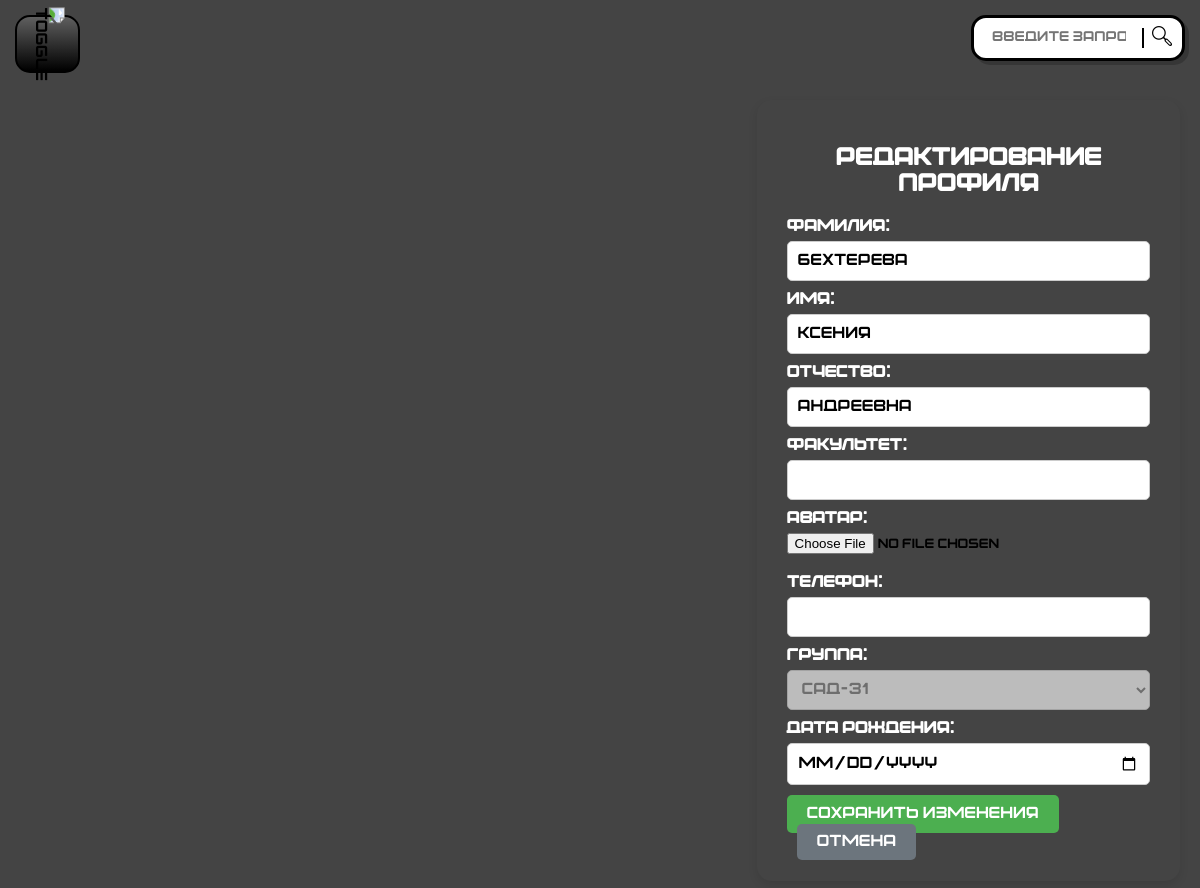
Page /profile/edit-profile/ (signed in) on the committed database.
### apps/Accounts/models.py (models this page shows, shortened)
class Student(models.Model):
    user = models.OneToOneField(
        User,
        on_delete=models.CASCADE,
        related_name="student_profile",
        verbose_name="Пользователь",
    )
    group = models.ForeignKey(
        Groups,
        on_delete=models.SET_NULL,
        null=True,
        blank=True,
        related_name="students",
        verbose_name="Группа",
    )
    student_id = models.CharField(
        max_length=20,
        unique=True,
        verbose_name="Номер зачетки",
    )
    is_curator = models.BooleanField(
        default=False,
        verbose_name="Староста/Куратор",
        help_text="Отмечайте, если студент является старостой или куратором группы.",
    )
    surname = models.CharField(max_length=100, blank=True, verbose_name="Фамилия")
    name = models.CharField(max_length=100, blank=True, verbose_name="Имя")
    patronymic = models.CharField(max_length=100, blank=True, verbose_name="Отчество")
    faculty = models.CharField(max_length=100, blank=True, verbose_name="Факультет")
    avatar = models.ImageField(upload_to="student_avatars/", blank=True, null=True, verbose_name="Аватар")
    phone = models.CharField(max_length=20, blank=True, verbose_name="Телефон")
    birthday = models.DateField(blank=True, null=True, verbose_name="Дата рождения")
    class Meta:
        db_table = "students"
        verbose_name = "Студент"
        verbose_name_plural = "Студенты"

### apps/Profile/views.py (the view)
# urls.py: path("edit-profile/", views.edit_profile, name="edit_profile"),
@login_required
def edit_profile(request):
    student = get_object_or_404(Student, user=request.user)
    if request.method == "POST":
        form = EditProfileStudent(request.POST, request.FILES, instance=student)
        if form.is_valid():
            form.save()
            return redirect("profile")
    else:
        form = EditProfileStudent(instance=student)
    return render(request, "edit_profile.html", {"form": form})

### apps/Profile/forms.py
class EditProfileStudent(forms.ModelForm):
    class Meta:
        model = Student
        fields = ['surname', 'name', 'patronymic', 'faculty',
                  'avatar', 'phone', 'group', 'birthday']
        widgets = {
            'birthday': forms.DateInput(attrs={'type': 'date'}),
            'group': forms.Select(attrs={'disabled': True}),
        }
    def __init__(self, *args, **kwargs):
        super().__init__(*args, **kwargs)
        if "group" in self.fields:
            self.fields["group"].disabled = True
            self.fields["group"].required = False

### apps/Shedule/models.py (called while the page is built)
    def __str__(self):
        return self.name

    def __str__(self):
        return f"{self.name}-{self.course}"

### apps/Profile/templates/edit_profile.html (shortened to what this page needs)
{% extends "base.html" %}
{% load static %}
{% block content %}
<link rel="stylesheet" href="{% static 'edit_profile.css' %}">
<div class="edit-profile-container">
    <h1>Редактирование профиля</h1>
    <form method="POST" enctype="multipart/form-data">
        {{ form.surname.label_tag }}
        {{ form.surname }}
        {{ form.name.label_tag }}
        {{ form.name }}
        {{ form.patronymic.label_tag }}
        {{ form.patronymic }}
        {{ form.faculty.label_tag }}
        {{ form.faculty }}
        {{ form.avatar.label_tag }}
        <input type="file" name="avatar" accept="image/*" id="id_avatar">
        {{ form.phone.label_tag }}
        {{ form.phone }}
        {{ form.group.label_tag }}
        {{ form.group }}
        {{ form.birthday.label_tag }}
        {{ form.birthday }}
        <button type="submit" class="save-button">Сохранить изменения</button>
        <a href="{% url 'profile' %}" class="cancel-button">Отмена</a>
    </form>
</div>
{% endblock %}

### static/base.css (style rules this page uses)
* { font-family: 'BOWLER-Regular', sans-serif; box-sizing: border-box; -webkit-tap-highlight-color: transparent; }
html, body { margin: 0; padding: 0; min-height: 100vh; background-color: #444; overflow-x: hidden; }

### apps/Profile/static/edit_profile.css (style rules this page uses)
.edit-profile-container { display: flex; justify-content: right; flex-direction: column; padding: 30px; border-radius: 15px; box-shadow: 0 4px 10px rgba(0, 0, 0, 0.1); max-width: 36.5%; width: 100%; margin-left: auto; margin-top: 0px; }
.edit-profile-container h1 { font-size: 24px; margin-bottom: 20px; color: #ffffff; text-align: center; }
.edit-profile-container label { display: block; font-weight: bold; margin-bottom: 5px; color: #ffffff; }
.edit-profile-container input[type="text"], .edit-profile-container input[type="date"], .edit-profile-container select, .edit-profile-container textarea { width: 100%; padding: 10px; border: 1px solid #ccc; border-radius: 5px; font-size: 16px; margin-bottom: 10px; }
.edit-profile-container input[type="file"] { margin-bottom: 20px; }
.save-button { background-color: #4CAF50; color: white; border: none; padding: 10px 20px; font-size: 16px; border-radius: 5px; cursor: pointer; transition: background-color 0.3s ease; }
.cancel-button { background-color: #6c757d; color: rgb(255, 255, 255); border: none; padding: 10px 20px; font-size: 16px; border-radius: 5px; text-decoration: none; margin-left: 10px; transition: background-color 0.3s ease; }

### rows in the picture
Student: surname "Бехтерева", name "Ксения", patronymic "Андреевна", group "САД-31"
